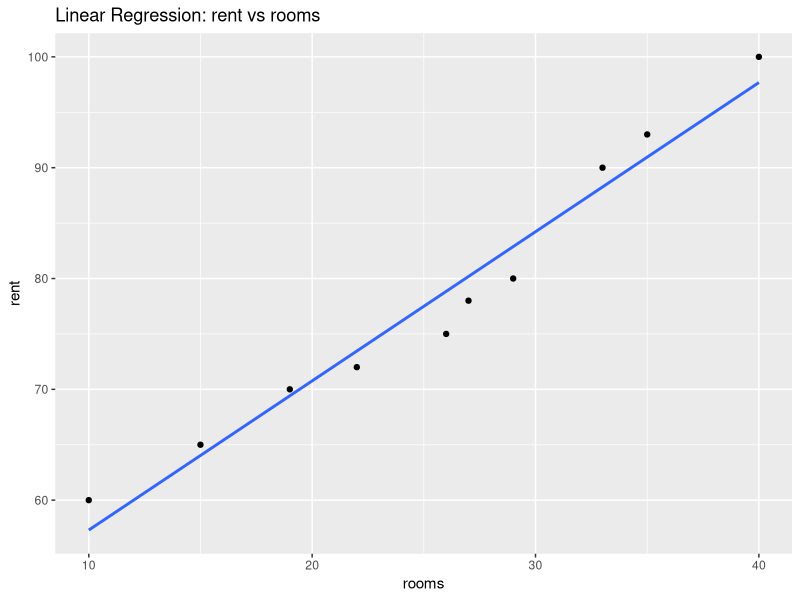
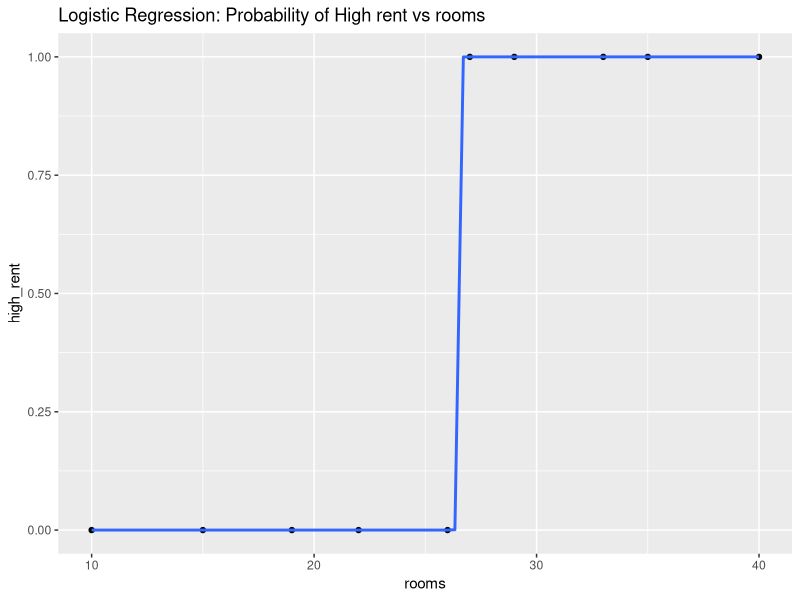

The R source for these figures, in order:
housing <- data.frame(
  rooms = c(10, 15, 19, 22, 26, 27, 29, 33, 35, 40), 
  rent = c(60, 65, 70, 72, 75, 78, 80, 90, 93, 100),    
  loan = c(0, 1, 1, 1, 0, 0, 1, 1, 0, 0)
)
print(housing)
library(ggplot2)

lm_model <- lm(rent ~ rooms, data = housing)

summary(lm_model)

ggplot(housing, aes(x = rooms, y = rent)) +
  geom_point() +
  geom_smooth(method = "lm", se = FALSE) +
  labs(title = "Linear Regression: rent vs rooms")

housing$high_rent <- ifelse(housing$rent > 75, 1, 0)

logit_model <- glm(high_rent ~ rooms + loan, 
                   data = housing, family = binomial)

summary(logit_model)

ggplot(housing, aes(x = rooms, y = high_rent)) +
  geom_point() +
  stat_smooth(method = "glm", method.args = list(family = "binomial"), se = FALSE) +
  labs(title = "Logistic Regression: Probability of High rent vs rooms")
